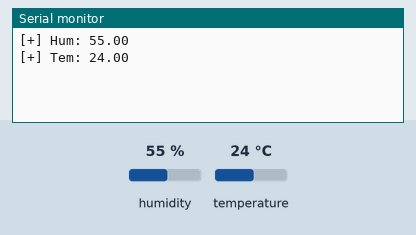
Recording of a sketch running on a simulated Arduino Uno, built with avr-gcc and run on an emulated ATmega328P. On the bench: the last lines printed to the serial monitor. Inputs (shaded band) come from the test bench; at power-on: humidity 55 %, temperature 24 °C.

Above: at 2.2 s.
2.3 s: humidity set to 22 %
At 3.6 s:
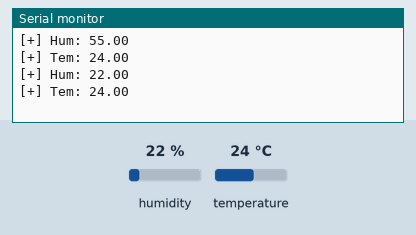
3.8 s: temperature set to 12 °C
At 4.8 s:
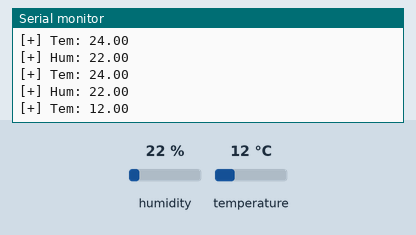
5.3 s: humidity set to 40 %
At 6.3 s:
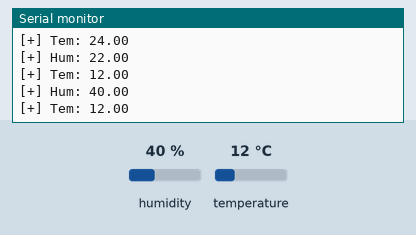
Timing chart, 0 to 8.3 s (numbered marks = the images above; inputs shaded):
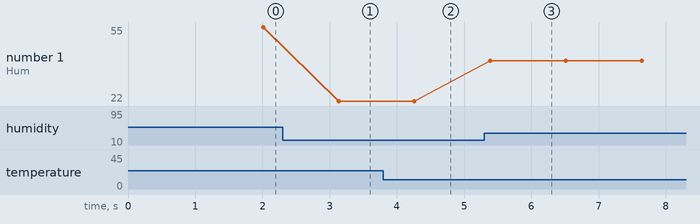

Measured:
- after the input at 2.3 s, the serial monitor: prints a new line after 0.83 s (image 1)
- after the input at 3.8 s, the serial monitor: prints a new line after 0.47 s (image 2)
- after the input at 5.3 s, the serial monitor: prints a new line after 0.09 s (image 3)
- plotted number 1: 55 → 22 after the input at 2.3 s, 22 → 40 after the input at 5.3 s

The sketch:

SHT85_libVersion.ino
```cpp
#include <Wire.h>
#include <SHTSensor.h>


SHTSensor sht;

void SHT85read();

void setup() {
    Wire.begin();
    Serial.begin(115200);
    delay(1000);

    sht.init();

}

void loop() {
    delay(1000);
    SHT85read();
    delay(100);
}

void SHT85read() {
    if (sht.readSample()) {
        Serial.print("[+] Hum: ");
        Serial.println(sht.getHumidity());
        Serial.print("[+] Tem: ");
        Serial.println(sht.getTemperature());
    }
}
```
